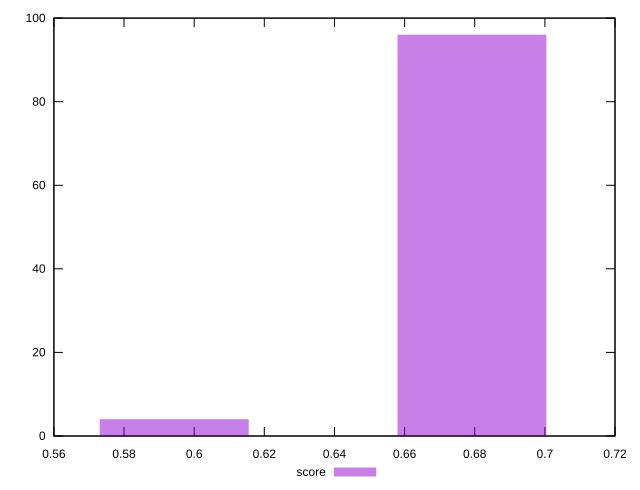

Write gnuplot code to recreate this figure.
reset
set terminal svg size 640, 490 enhanced background rgb 'white'
set output "reprap/uses-rel-preload/samples/pages+cached+noexternal+noimg/score/histogram.svg"

$score <<EOF
0.6791982228490047 96
0.5942984449928791 4
EOF

set key outside below
set boxwidth 0.04244988892806279
set yrange [0:100]
set style fill transparent solid 0.5 noborder

plot \
  $score title "score" with boxes, \


reset
